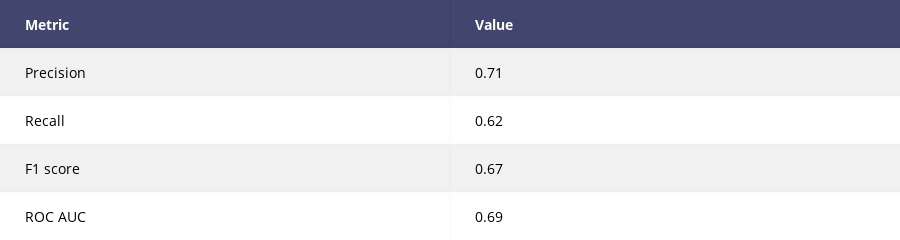

Here is the notebook cell this chart was saved with:
### Code cell
table = table_classification_report(y_true=y_test, y_pred=y_pred)

py.iplot(table, filename='fatigue/clf_report')

### Figure 1 — Plotly figure (JSON) as saved in the notebook; plotly's stock layout.template omitted (floating-point values rounded to 4 significant figures)
{"data": [{"colorscale": [[0, "#00083e"], [0.5, "#ededee"], [1, "#ffffff"]], "hoverinfo": "none", "opacity": 0.75, "showscale": false, "type": "heatmap", "z": [[0, 0], [0.5, 0.5], [1, 1], [0.5, 0.5], [1, 1]]}], "layout": {"annotations": [{"align": "left", "font": {"color": "#ffffff"}, "showarrow": false, "text": "<b>Metric</b>", "x": -0.45, "xanchor": "left", "xref": "x1", "y": 0, "yref": "y1"}, {"align": "left", "font": {"color": "#ffffff"}, "showarrow": false, "text": "<b>Value</b>", "x": 0.55, "xanchor": "left", "xref": "x1", "y": 0, "yref": "y1"}, {"align": "left", "font": {"color": "#000000"}, "showarrow": false, "text": "Precision", "x": -0.45, "xanchor": "left", "xref": "x1", "y": 1, "yref": "y1"}, {"align": "left", "font": {"color": "#000000"}, "showarrow": false, "text": "0.71", "x": 0.55, "xanchor": "left", "xref": "x1", "y": 1, "yref": "y1"}, {"align": "left", "font": {"color": "#000000"}, "showarrow": false, "text": "Recall", "x": -0.45, "xanchor": "left", "xref": "x1", "y": 2, "yref": "y1"}, {"align": "left", "font": {"color": "#000000"}, "showarrow": false, "text": "0.62", "x": 0.55, "xanchor": "left", "xref": "x1", "y": 2, "yref": "y1"}, {"align": "left", "font": {"color": "#000000"}, "showarrow": false, "text": "F1 score", "x": -0.45, "xanchor": "left", "xref": "x1", "y": 3, "yref": "y1"}, {"align": "left", "font": {"color": "#000000"}, "showarrow": false, "text": "0.67", "x": 0.55, "xanchor": "left", "xref": "x1", "y": 3, "yref": "y1"}, {"align": "left", "font": {"color": "#000000"}, "showarrow": false, "text": "ROC AUC", "x": -0.45, "xanchor": "left", "xref": "x1", "y": 4, "yref": "y1"}, {"align": "left", "font": {"color": "#000000"}, "showarrow": false, "text": "0.69", "x": 0.55, "xanchor": "left", "xref": "x1", "y": 4, "yref": "y1"}], "font": {"size": 14}, "height": 200, "margin": {"b": 0, "l": 0, "r": 0, "t": 0}, "xaxis": {"dtick": 1, "gridwidth": 2, "showticklabels": false, "tick0": -0.5, "ticks": "", "zeroline": false}, "yaxis": {"autorange": "reversed", "dtick": 1, "gridwidth": 2, "showticklabels": false, "tick0": 0.5, "ticks": "", "zeroline": false}}}
